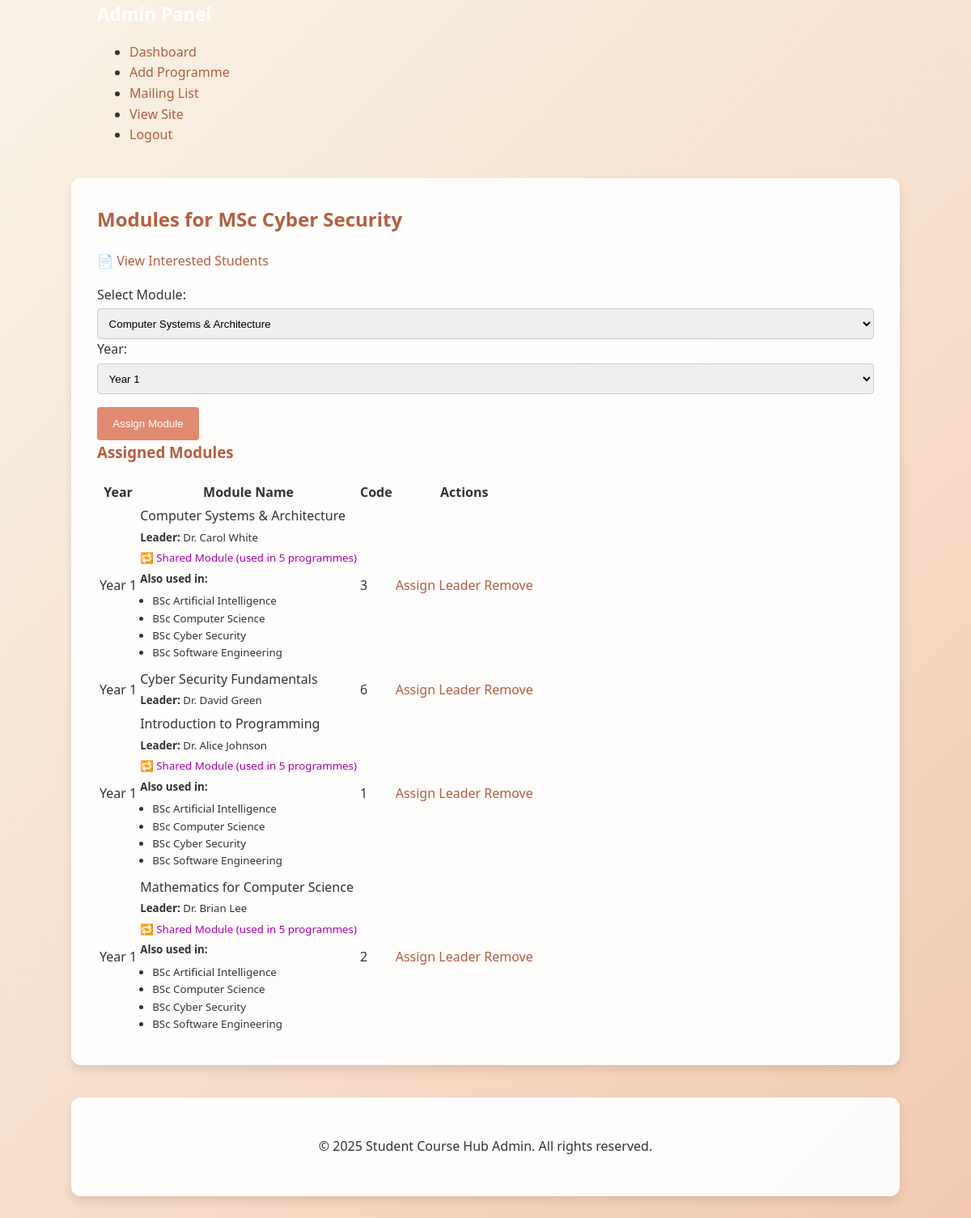
Screenshot of /index.php?page=programmeModules&id=5 (signed in) with the database file from the repository.
### tables this page shows
CREATE TABLE Programmes (
    ProgrammeID INT PRIMARY KEY AUTO_INCREMENT,
    ProgrammeName VARCHAR(160) NOT NULL,
    Description TEXT,
    Image VARCHAR(255),
    LevelID INT,
    ProgrammeLeaderID INT,
    is_published TINYINT(1) NOT NULL DEFAULT 1,
    FOREIGN KEY (LevelID) REFERENCES Levels(LevelID),
    FOREIGN KEY (ProgrammeLeaderID) REFERENCES Staff(StaffID)
);

CREATE TABLE ProgrammeModules (
    ProgrammeID INT,
    ModuleID INT,
    Year INT,
    PRIMARY KEY (ProgrammeID, ModuleID, Year),
    FOREIGN KEY (ProgrammeID) REFERENCES Programmes(ProgrammeID),
    FOREIGN KEY (ModuleID) REFERENCES Modules(ModuleID)
);

CREATE TABLE Modules (
    ModuleID INT PRIMARY KEY,
    ModuleName VARCHAR(160) NOT NULL,
    ModuleLeaderID INT,
    Description TEXT,
    FOREIGN KEY (ModuleLeaderID) REFERENCES Staff(StaffID)
);

CREATE TABLE Staff (
    StaffID INT PRIMARY KEY,
    Name VARCHAR(120) NOT NULL,
    Email VARCHAR(255) DEFAULT NULL,
    Bio TEXT DEFAULT NULL
);

### app/models/controllers/AdminController.php (called while the page is built, shortened)
<?php
require_once(__DIR__ . '/../models/programme.php');
class AdminController
{
    public static function programmeModules($pdo, $programmeId)
{
    $programme = Programme::find($pdo, $programmeId);
    $assigned = Programme::getModules($pdo, $programmeId);
    foreach ($assigned as &$module) {
        $module['UsageCount'] = Programme::moduleUsageCount($pdo, $module['ModuleID']);
        $module['UsedInProgrammes'] = Programme::getProgrammesUsingModule($pdo, $module['ModuleID']);
    }
    $allModules = Programme::allModules($pdo);
    include(__DIR__ . '/../views/admin/programme_modules.php');
}
}

### app/models/programme.php (called while the page is built, shortened)
<?php
class Programme
{
    public static function find($pdo, $id)
    {
        $sql = "SELECT * FROM Programmes WHERE ProgrammeID = :id LIMIT 1";
        $stmt = $pdo->prepare($sql);
        $stmt->execute(['id' => $id]);
        return $stmt->fetch(PDO::FETCH_ASSOC);
    }
    public static function getModules($pdo, $programmeId)
    {
        $sql = "SELECT pm.Year, m.ModuleName, m.ModuleID,
       s.Name AS LeaderName, s.Email, s.Bio
FROM ProgrammeModules pm
JOIN Modules m ON pm.ModuleID = m.ModuleID
LEFT JOIN Staff s ON m.ModuleLeaderID = s.StaffID
WHERE pm.ProgrammeID = :id
ORDER BY pm.Year, m.ModuleName;";
        $stmt = $pdo->prepare($sql);
        $stmt->execute(['id' => $programmeId]);
        return $stmt->fetchAll(PDO::FETCH_ASSOC);
    }
    public static function allModules($pdo)
    {
        $stmt = $pdo->query("SELECT * FROM Modules ORDER BY ModuleName");
        return $stmt->fetchAll(PDO::FETCH_ASSOC);
    }
public static function getProgrammesUsingModule($pdo, $moduleId)
{
    $sql = "SELECT p.ProgrammeID, p.ProgrammeName
            FROM ProgrammeModules pm
            JOIN Programmes p ON pm.ProgrammeID = p.ProgrammeID
            WHERE pm.ModuleID = :moduleId
            ORDER BY p.ProgrammeName";
    $stmt = $pdo->prepare($sql);
    $stmt->execute(['moduleId' => $moduleId]);
    return $stmt->fetchAll(PDO::FETCH_ASSOC);
}
public static function moduleUsageCount($pdo, $moduleId)
{
    $sql = "SELECT COUNT(DISTINCT ProgrammeID) FROM ProgrammeModules WHERE ModuleID = :moduleId";
    $stmt = $pdo->prepare($sql);
    $stmt->execute(['moduleId' => $moduleId]);
    return (int) $stmt->fetchColumn();
}
}

### app/views/admin/programme_modules.php (the view, shortened to what this page needs)
<!DOCTYPE html>
<html lang="en">
<head>
    <link rel="stylesheet" href="assets/css/admin.css">
    <link rel="stylesheet" href="assets/css/theme.css">
</head>
<body>
    <header class="site-header">
        <div class="container">
        <div class="header-content">
            <div class="logo">
                <a href="index.php?page=adminDashboard" style="color: white; font-weight: bold; font-size: 1.4rem; text-decoration: none;">Admin Panel</a>
            </div>
            <nav class="main-nav">
                <ul>
                    <li><a href="index.php?page=adminDashboard">Dashboard</a></li>
                    <li><a href="index.php?page=addProgrammeForm">Add Programme</a></li>
                    <li><a href="index.php?page=mailingList">Mailing List</a></li>
                    <li><a href="index.php?page=programmes">View Site</a></li>
                    <li><a href="index.php?page=adminLogout">Logout</a></li>
                </ul>
            </nav>
        </div>
        </div>
    </header>
    <main class="main-content">
        <div class="container">
            <?php if ($programme && is_array($programme)): ?>
                <h2>Modules for <?= htmlspecialchars($programme['ProgrammeName']) ?></h2>
                <p><a class="add-btn" href="index.php?page=viewInterestedStudents&id=<?= $programme['ProgrammeID'] ?>">📄 View Interested Students</a></p>
            <?php else: ?>
                <p style="color: red; font-weight: bold;">⚠️ Programme not found or invalid ID.</p>
            <?php endif; ?>
            <form method="post" action="index.php?page=assignModule">
                <label>Select Module:</label>
                <select name="moduleId" required>
                    <?php foreach ($allModules as $m): ?>
                        <option value="<?= $m['ModuleID'] ?>">
                            <?= htmlspecialchars($m['ModuleName']) ?>
                        </option>
                    <?php endforeach; ?>
                </select>
                <label>Year:</label>
                <select name="year">
                    <option value="1">Year 1</option>
                </select>
                <button type="submit">Assign Module</button>
            </form>
            <h3>Assigned Modules</h3>
            <table class="admin-table">
                <tr>
                    <th>Year</th>
                    <th>Module Name</th>
                    <th>Code</th>
                    <th>Actions</th>
                </tr>
                <?php foreach ($assigned as $a): ?>
                    <tr>
                        <td>Year <?= $a['Year'] ?></td>
                        <td>
                            <?= htmlspecialchars($a['ModuleName']) ?><br>
                            <small>
                                <strong>Leader:</strong>
                                <?= !empty($a['LeaderName']) ? htmlspecialchars($a['LeaderName']) : '<em>Not assigned</em>'; echo '<br>'; ?>
                                <?php if (($a['UsageCount'] ?? 0) > 1): ?>
                                    <span style="color: #aa00aa;">🔁 Shared Module (used in <?= $a['UsageCount'] ?> programmes)</span><br>
                                    <strong>Also used in:</strong>
                                    <ul style="margin: 5px 0; padding-left: 15px;">
                                        <?php foreach ($a['UsedInProgrammes'] as $p): ?>
                                            <?php if ($p['ProgrammeID'] != $programme['ProgrammeID']): ?>
                                                <li><?= htmlspecialchars($p['ProgrammeName']) ?></li>
                                            <?php endif; ?>
                                        <?php endforeach; ?>
                                    </ul>
                                <?php endif; ?>
                            </small>
                        </td>
                        <td><?= $a['ModuleID'] ?></td>
                        <td>
                            <a class="action-btn edit-btn" href="index.php?page=assignModuleLeaderForm&id=<?= $a['ModuleID'] ?>">Assign Leader</a>
                            <a class="action-btn delete-btn" href="index.php?page=removeModule&programmeId=<?= $programme['ProgrammeID'] ?>&moduleId=<?= $a['ModuleID'] ?>"
                                onclick="return confirm('Remove this module?');">Remove</a>
                        </td>
                    </tr>
                <?php endforeach; ?>
            </table>
        </div>
    </main>
    <footer class="site-footer">
        <div class="container">
            <p>&copy; 2025 Student Course Hub Admin. All rights reserved.</p>
        </div>
    </footer>
</body>
</html>

### public/assets/css/admin.css (style rules this page uses)
body { font-family: 'Segoe UI', Tahoma, Geneva, Verdana, sans-serif; background-color: #fdf8f4; color: #333333; line-height: 1.6; }

### public/assets/css/theme.css (style rules this page uses)
body { margin: 0; padding: 0; font-family: 'Segoe UI', 'Roboto', sans-serif; color: #333333; background: linear-gradient(135deg, #f9f3e6 0%, #f7e0ce 50%, #f3cab0 100%); min-height: 100vh; }
.container { max-width: 960px; margin: 40px auto; padding: 2rem; background: rgba(255, 255, 255, 0.95); color: #333333; border-radius: 12px; box-shadow: 0 6px 12px rgba(0, 0, 0, 0.1); }
h1, h2, h3 { color: #b45e42; margin-top: 0; }
a { color: #b45e42; text-decoration: none; }
input[type="text"], input[type="email"], input[type="password"], select { width: 100%; padding: 0.6rem; margin-top: 0.25rem; border: 1px solid #ccc; border-radius: 4px; box-sizing: border-box; }
button { padding: 0.8rem 1.2rem; margin-top: 1rem; background-color: #e28a6f; color: #ffffff; border: none; border-radius: 4px; cursor: pointer; transition: background-color 0.2s ease; }
footer { text-align: center; margin-top: 2rem; color: #b45e42; }
.site-header .container { background: none; box-shadow: none; border-radius: 0; margin: 0 auto; padding: 0 20px; }

### rows the page displays
programmes: ProgrammeName "MSc Cyber Security"
programmemodules: Year "1", ModuleID.ModuleName "Computer Systems & Architecture", staff.Name "Dr. Carol White", UsageCount "5", ModuleID.ModuleID "3"
programmes: ProgrammeName "BSc Artificial Intelligence"
programmes: ProgrammeName "BSc Computer Science"
programmes: ProgrammeName "BSc Cyber Security"
programmes: ProgrammeName "BSc Software Engineering"
programmemodules: Year "1", ModuleID.ModuleName "Cyber Security Fundamentals", staff.Name "Dr. David Green", ModuleID.ModuleID "6"
programmemodules: Year "1", ModuleID.ModuleName "Introduction to Programming", staff.Name "Dr. Alice Johnson", UsageCount "5", ModuleID.ModuleID "1"
programmemodules: Year "1", ModuleID.ModuleName "Mathematics for Computer Science", staff.Name "Dr. Brian Lee", UsageCount "5", ModuleID.ModuleID "2"

### other values shown
form field moduleId "Computer Systems & Architecture"
